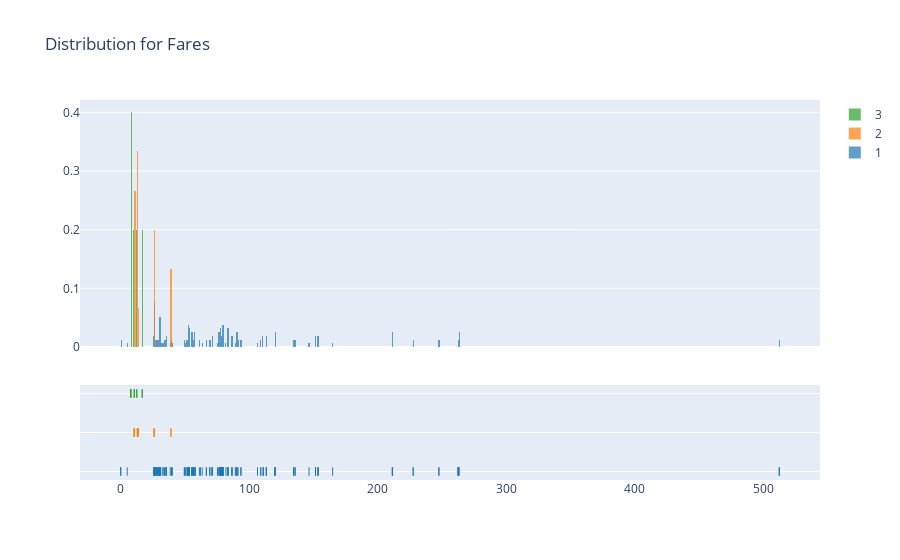

Notebook code for this chart:
### Code cell
# defining data
a = df[df['Pclass']==1]['Fare']
b = df[df['Pclass']==2]['Fare']
c = df[df['Pclass']==3]['Fare']
hist_data=[a,b,c]
group_labels=['1','2','3']

# defining figure and plotting
fig = ff.create_distplot(hist_data,group_labels,bin_size=[1,1,1],show_curve=False)
fig.update_layout(title_text='Distribution for Fares')
iplot(fig)

### Figure 1 — Plotly figure (JSON) as saved in the notebook; plotly's stock layout.template omitted (floating-point values rounded to 4 significant figures; data arrays with more than 128 entries replaced by an {"elided": "..."} marker saying what was removed)
{"data": [{"autobinx": false, "histnorm": "probability density", "legendgroup": "1", "marker": {"color": "rgb(31, 119, 180)"}, "name": "1", "opacity": 0.7, "type": "histogram", "x": {"elided": "158 float values"}, "xaxis": "x", "xbins": {"end": 512.3, "size": 1, "start": 0}, "yaxis": "y"}, {"autobinx": false, "histnorm": "probability density", "legendgroup": "2", "marker": {"color": "rgb(255, 127, 14)"}, "name": "2", "opacity": 0.7, "type": "histogram", "x": [13, 10.5, 13, 26, 39, 26, 12.88, 13, 26, 13, 13.79, 10.5, 39, 10.5, 10.5], "xaxis": "x", "xbins": {"end": 39, "size": 1, "start": 10.5}, "yaxis": "y"}, {"autobinx": false, "histnorm": "probability density", "legendgroup": "3", "marker": {"color": "rgb(44, 160, 44)"}, "name": "3", "opacity": 0.7, "type": "histogram", "x": [16.7, 7.65, 10.46, 10.46, 16.7, 8.05, 7.65, 7.65, 12.47, 12.47], "xaxis": "x", "xbins": {"end": 16.7, "size": 1, "start": 7.65}, "yaxis": "y"}, {"legendgroup": "1", "marker": {"color": "rgb(31, 119, 180)", "symbol": "line-ns-open"}, "mode": "markers", "name": "1", "showlegend": false, "type": "scatter", "x": {"elided": "158 float values"}, "xaxis": "x", "y": {"elided": "158 str values"}, "yaxis": "y2"}, {"legendgroup": "2", "marker": {"color": "rgb(255, 127, 14)", "symbol": "line-ns-open"}, "mode": "markers", "name": "2", "showlegend": false, "type": "scatter", "x": [13, 10.5, 13, 26, 39, 26, 12.88, 13, 26, 13, 13.79, 10.5, 39, 10.5, 10.5], "xaxis": "x", "y": ["2", "2", "2", "2", "2", "2", "2", "2", "2", "2", "2", "2", "2", "2", "2"], "yaxis": "y2"}, {"legendgroup": "3", "marker": {"color": "rgb(44, 160, 44)", "symbol": "line-ns-open"}, "mode": "markers", "name": "3", "showlegend": false, "type": "scatter", "x": [16.7, 7.65, 10.46, 10.46, 16.7, 8.05, 7.65, 7.65, 12.47, 12.47], "xaxis": "x", "y": ["3", "3", "3", "3", "3", "3", "3", "3", "3", "3"], "yaxis": "y2"}], "layout": {"barmode": "overlay", "hovermode": "closest", "legend": {"traceorder": "reversed"}, "title": {"text": "Distribution for Fares"}, "xaxis": {"anchor": "y2", "domain": [0, 1], "zeroline": false}, "yaxis": {"anchor": "free", "domain": [0.35, 1], "position": 0}, "yaxis2": {"anchor": "x", "domain": [0, 0.25], "dtick": 1, "showticklabels": false}}}
